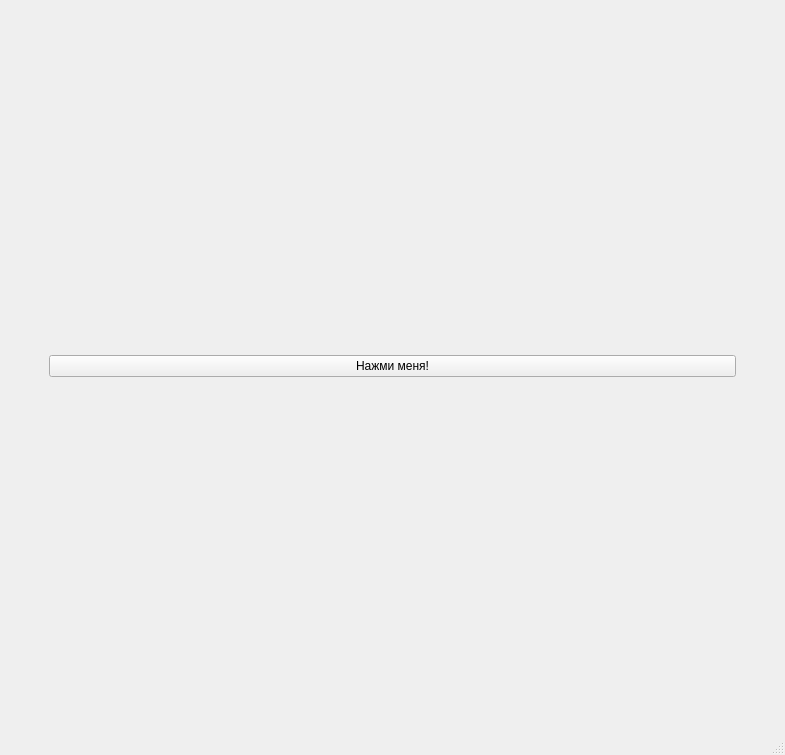
<?xml version="1.0" encoding="UTF-8"?>
<ui version="4.0">
 <class>MainWindow</class>
 <widget class="QMainWindow" name="MainWindow">
  <property name="geometry">
   <rect>
    <x>0</x>
    <y>0</y>
    <width>785</width>
    <height>755</height>
   </rect>
  </property>
  <property name="windowTitle">
   <string>Жёлтая окружность</string>
  </property>
  <widget class="QWidget" name="centralwidget">
   <layout class="QGridLayout" name="gridLayout_2">
    <item row="0" column="0">
     <layout class="QGridLayout" name="gridLayout">
      <item row="0" column="1">
       <widget class="QPushButton" name="pushButton">
        <property name="text">
         <string>Нажми меня!</string>
        </property>
       </widget>
      </item>
      <item row="0" column="0">
       <spacer name="horizontalSpacer">
        <property name="orientation">
         <enum>Qt::Horizontal</enum>
        </property>
        <property name="sizeType">
         <enum>QSizePolicy::Preferred</enum>
        </property>
        <property name="sizeHint" stdset="0">
         <size>
          <width>40</width>
          <height>20</height>
         </size>
        </property>
       </spacer>
      </item>
      <item row="0" column="2">
       <spacer name="horizontalSpacer_2">
        <property name="orientation">
         <enum>Qt::Horizontal</enum>
        </property>
        <property name="sizeType">
         <enum>QSizePolicy::Preferred</enum>
        </property>
        <property name="sizeHint" stdset="0">
         <size>
          <width>40</width>
          <height>20</height>
         </size>
        </property>
       </spacer>
      </item>
     </layout>
    </item>
   </layout>
  </widget>
  <widget class="QMenuBar" name="menubar">
   <property name="geometry">
    <rect>
     <x>0</x>
     <y>0</y>
     <width>785</width>
     <height>21</height>
    </rect>
   </property>
  </widget>
  <widget class="QStatusBar" name="statusbar"/>
 </widget>
 <resources/>
 <connections/>
</ui>
